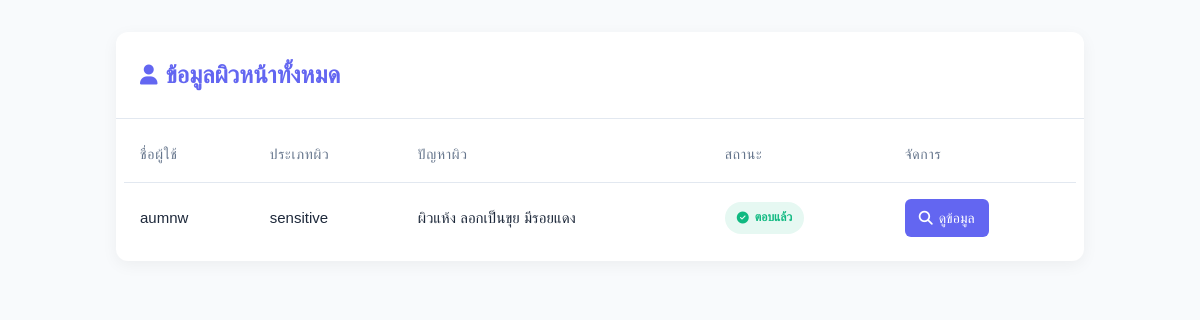
Page /expert-view/ (signed in) on the earlier database version.
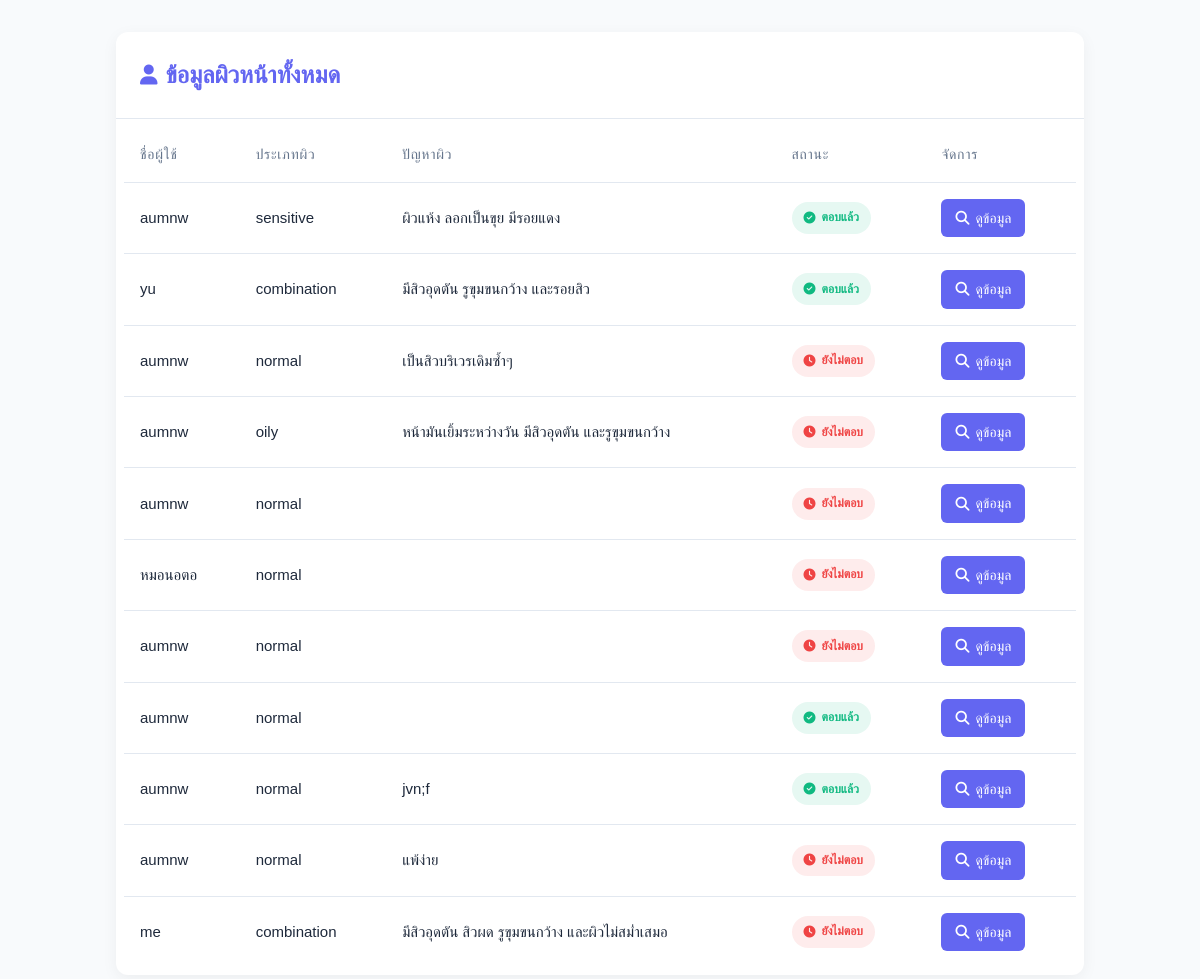
Same page on the later database version.
### accounts/models.py (models this page shows, shortened)
class SkinData(models.Model):
    user = models.ForeignKey(User, on_delete=models.CASCADE, related_name="skin_data")
    skin_type = models.CharField(max_length=50, blank=True, null=True)
    concern = models.TextField(blank=True, null=True)
    allergy_history = models.TextField(blank=True, null=True)
    current_products = models.TextField(blank=True, null=True)
    skincare_goal = models.TextField(blank=True, null=True)
    submitted_at = models.DateTimeField(auto_now_add=True)
    image = models.ImageField(upload_to='skin_data', blank=True, null=True)  # ฟิลด์สำหรับอัปโหลดภาพผิวหน้า

### accounts/views.py (the view)
# urls.py: path('expert-view/', views.expert_view, name='expert_view'),
@login_required
@user_passes_test(is_expert)  # อนุญาตเฉพาะผู้เชี่ยวชาญ
def expert_view(request):
    skin_data_list = SkinData.objects.all()  # ดึงข้อมูลผิวหน้าทั้งหมด
    current_expert = request.user  # ดึง Expert ที่ล็อกอินอยู่
    skin_data_with_status = []
    for skin_data in skin_data_list:
        has_response = ExpertResponse.objects.filter(skin_data=skin_data, expert=current_expert).exists()
        status = "ตอบแล้ว" if has_response else "ยังไม่ตอบ"
        skin_data_with_status.append({
            'data': skin_data,
            'status': status
        })
    return render(request, 'expert_view.html', {
        'skin_data_with_status': skin_data_with_status
    })

### accounts/views.py (called while the page is built)
def is_expert(user):
    return user.groups.filter(name='Expert').exists()

### templates/expert_view.html (shortened to what this page needs)
<!DOCTYPE html>
<html lang="th">
<head>
    <link href="https://cdnjs.cloudflare.com/ajax/libs/font-awesome/6.4.0/css/all.min.css" rel="stylesheet">
</head>
<body>
    <div class="container">
        <div class="card">
            <div class="card-header">
                <h1><i class="fas fa-user"></i> ข้อมูลผิวหน้าทั้งหมด</h1>
            </div>
            <div class="table-container">
                <table>
                    <thead>
                        <tr>
                            <th>ชื่อผู้ใช้</th>
                            <th>ประเภทผิว</th>
                            <th>ปัญหาผิว</th>
                            <th>สถานะ</th>
                            <th>จัดการ</th>
                        </tr>
                    </thead>
                    <tbody>
                        {% for skin_data_entry in skin_data_with_status %}
                        <tr>
                            <td>{{ skin_data_entry.data.user.username }}</td>
                            <td>{{ skin_data_entry.data.skin_type }}</td>
                            <td>{{ skin_data_entry.data.concern }}</td>
                            <td>
                                <span class="status-badge {% if skin_data_entry.status == 'ตอบแล้ว' %}status-green{% else %}status-red{% endif %}">
                                    <i class="fas {% if skin_data_entry.status == 'ตอบแล้ว' %}fa-check-circle{% else %}fa-clock{% endif %}"></i>
                                    {{ skin_data_entry.status }}
                                </span>
                            </td>
                            <td>
                                <a href="{% url 'expert_view_detail' skin_data_entry.data.id %}" class="btn">
                                    <i class="fas fa-search"></i> ดูข้อมูล
                                </a>
                            </td>
                        </tr>
                        {% endfor %}
                    </tbody>
                </table>
            </div>
        </div>
    </div>
</body>
</html>

### templates/expert_view.html (style rules this page uses)
:root { --primary: #6366f1; --primary-light: #e0e7ff; --success: #10b981; --danger: #ef4444; --text: #1e293b; --text-light: #64748b; --background: #f8fafc; --card: #ffffff; --border: #e2e8f0; --shadow: rgba(0, 0, 0, 0.05); }
* { margin: 0; padding: 0; box-sizing: border-box; }
html, body { user-select: none; -webkit-user-select: none; -ms-user-select: none; font-family: "Kanit", sans-serif; line-height: 1.6; color: var(--text); background-color: var(--background); min-height: 100vh; }
.container { max-width: 1000px; margin: 2rem auto; padding: 0 1rem; }
.card { background-color: var(--card); border-radius: 0.75rem; box-shadow: 0 4px 16px var(--shadow); overflow: hidden; }
.card-header { padding: 1.5rem; border-bottom: 1px solid var(--border); }
h1 { font-size: 1.5rem; font-weight: 600; color: var(--primary); margin: 0; display: flex; align-items: center; gap: 0.5rem; }
h1 i { font-size: 1.25rem; }
.table-container { overflow-x: auto; padding: 0.5rem; }
table { width: 100%; border-collapse: collapse; border-spacing: 0; }
th, td { padding: 1rem; text-align: left; }
th { font-weight: 500; color: var(--text-light); font-size: 0.875rem; text-transform: uppercase; letter-spacing: 0.05em; border-bottom: 1px solid var(--border); }
td { border-bottom: 1px solid var(--border); font-size: 0.9375rem; }
tr:last-child td { border-bottom: none; }
.status-badge { display: inline-flex; align-items: center; gap: 0.375rem; padding: 0.4rem 0.75rem; border-radius: 2rem; font-size: 0.75rem; font-weight: 600; }
.status-green { background-color: rgba(16, 185, 129, 0.1); color: var(--success); }
.status-red { background-color: rgba(239, 68, 68, 0.1); color: var(--danger); }
.btn { display: inline-flex; align-items: center; justify-content: center; gap: 0.375rem; background-color: var(--primary); color: white; padding: 0.5rem 0.875rem; border-radius: 0.375rem; text-decoration: none; font-size: 0.875rem; font-weight: 500; transition: all 0.2s ease; border: none; cursor: pointer; }

Differences in the rows shown:
added SkinData: data.user.username "yu", data.skin_type "combination", data.concern "มีสิวอุดตัน รูขุมขนกว้าง และรอยสิว", status "ตอบแล้ว"
added SkinData: data.user.username "aumnw", data.skin_type "normal", data.concern "เป็นสิวบริเวรเดิมซ้ำๆ", status "ยังไม่ตอบ"
added SkinData: data.user.username "aumnw", data.skin_type "oily", data.concern "หน้ามันเยิ้มระหว่างวัน มีสิวอุดตัน และรูขุมขนกว้าง", status "ยังไม่ตอบ"
added SkinData: data.user.username "aumnw", data.skin_type "normal", status "ยังไม่ตอบ"
added SkinData: data.user.username "หมอนอตอ", data.skin_type "normal", status "ยังไม่ตอบ"
added SkinData: data.user.username "aumnw", data.skin_type "normal", status "ยังไม่ตอบ"
added SkinData: data.user.username "aumnw", data.skin_type "normal", status "ตอบแล้ว"
added SkinData: data.user.username "aumnw", data.skin_type "normal", data.concern "jvn;f", status "ตอบแล้ว"
added SkinData: data.user.username "aumnw", data.skin_type "normal", data.concern "แพ้ง่าย", status "ยังไม่ตอบ"
added SkinData: data.user.username "me", data.skin_type "combination", data.concern "มีสิวอุดตัน สิวผด รูขุมขนกว้าง และผิวไม่สม่ำเสมอ", status "ยังไม่ตอบ"
